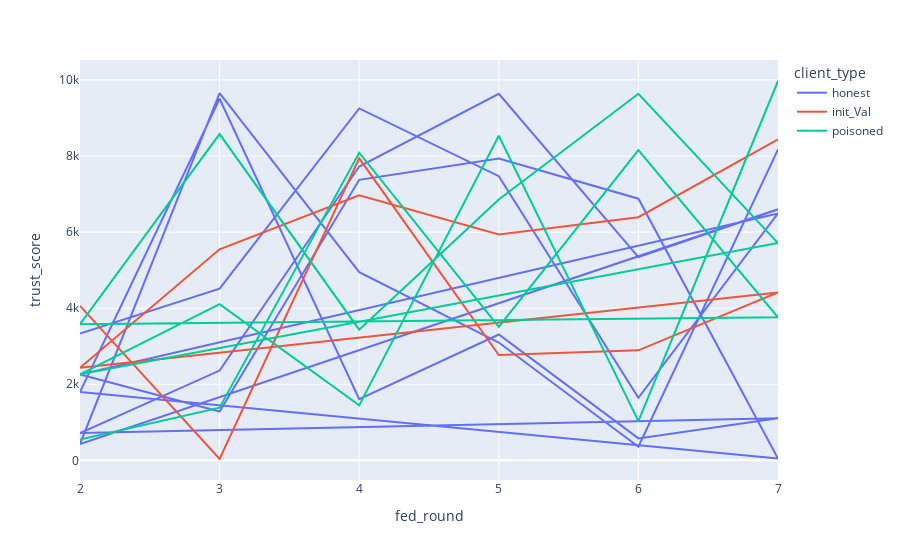

Notebook cell for this chart:
### Code cell
df = px.data.gapminder().query("continent != 'Asia'") # remove Asia for visibility
fig = px.line(df, x="year", y="lifeExp", color="continent",
              line_group="country", hover_name="country")
fig.show()

### Figure 1 — Plotly figure (JSON) as saved in the notebook; plotly's stock layout.template omitted (floating-point values rounded to 4 significant figures)
{"data": [{"hovertemplate": "<b>%{hovertext}</b><br><br>client_type=honest<br>fed_round=%{x}<br>trust_score=%{y}<extra></extra>", "hovertext": [0, 0, 0, 0, 0, 0, 3, 3, 3, 3, 3, 3, 4, 4, 4, 4, 4, 4, 8, 8, 8, 8, 8, 8, 9, 9, 9, 9, 9, 9], "legendgroup": "honest", "line": {"color": "#636efa", "dash": "solid"}, "mode": "lines", "name": "honest", "orientation": "v", "showlegend": true, "type": "scatter", "x": [2, 3, 4, 5, 6, 7, 2, 3, 4, 5, 6, 7, 2, 3, 4, 5, 6, 7, 2, 3, 4, 5, 6, 7, 2, 3, 4, 5, 6, 7], "xaxis": "x", "y": [3336, 4513, 9252, 7469, 1645, 6491, 2255, 1283, 7375, 7933, 6879, 47, 1798, 9505, 1611, 3308, 578, 1107, 718, 2361, 7723, 9634, 5345, 6599, 429, 9652, 4946, 3097, 357, 8173], "yaxis": "y"}, {"hovertemplate": "<b>%{hovertext}</b><br><br>client_type=init_Val<br>fed_round=%{x}<br>trust_score=%{y}<extra></extra>", "hovertext": [1, 1, 1, 1, 1, 1, 6, 6, 6, 6, 6, 6], "legendgroup": "init_Val", "line": {"color": "#EF553B", "dash": "solid"}, "mode": "lines", "name": "init_Val", "orientation": "v", "showlegend": true, "type": "scatter", "x": [2, 3, 4, 5, 6, 7, 2, 3, 4, 5, 6, 7], "xaxis": "x", "y": [4062, 36, 7940, 2767, 2893, 4416, 2432, 5548, 6966, 5935, 6391, 8439], "yaxis": "y"}, {"hovertemplate": "<b>%{hovertext}</b><br><br>client_type=poisoned<br>fed_round=%{x}<br>trust_score=%{y}<extra></extra>", "hovertext": [2, 2, 2, 2, 2, 2, 5, 5, 5, 5, 5, 5, 7, 7, 7, 7, 7, 7], "legendgroup": "poisoned", "line": {"color": "#00cc96", "dash": "solid"}, "mode": "lines", "name": "poisoned", "orientation": "v", "showlegend": true, "type": "scatter", "x": [2, 3, 4, 5, 6, 7, 2, 3, 4, 5, 6, 7, 2, 3, 4, 5, 6, 7], "xaxis": "x", "y": [547, 1385, 8087, 3508, 8158, 3761, 3579, 8577, 3435, 6859, 9637, 5711, 2261, 4106, 1446, 8534, 1033, 9972], "yaxis": "y"}], "layout": {"legend": {"title": {"text": "client_type"}, "tracegroupgap": 0}, "margin": {"t": 60}, "xaxis": {"anchor": "y", "domain": [0, 1], "title": {"text": "fed_round"}}, "yaxis": {"anchor": "x", "domain": [0, 1], "title": {"text": "trust_score"}}}}
